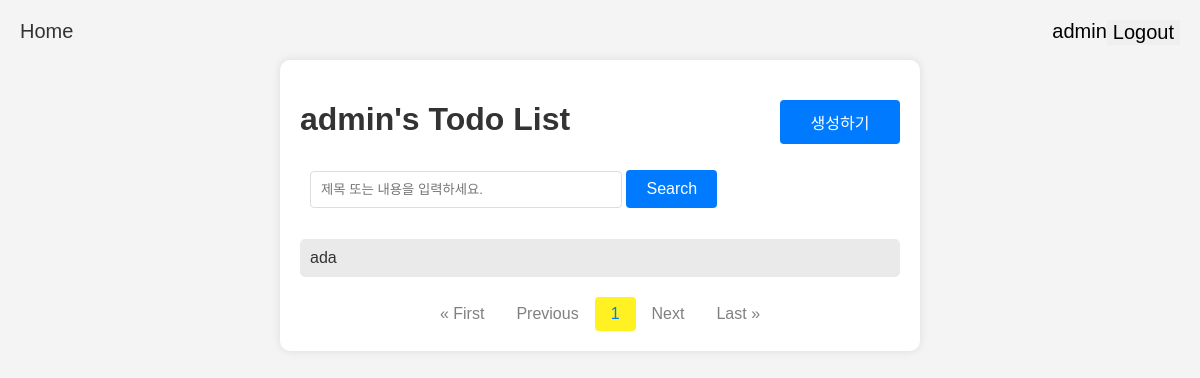
Page /todo/ (signed in) on the earlier database version.
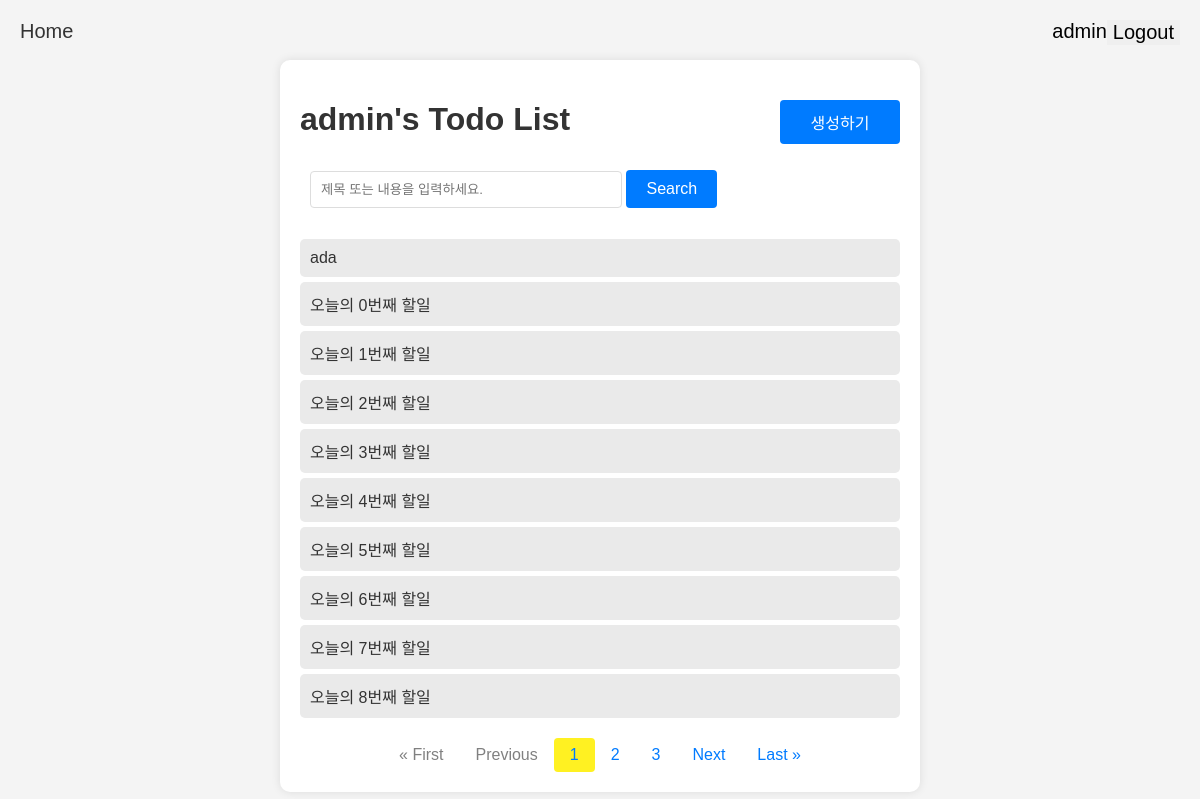
Same page on the later database version.
### todo/models.py (models this page shows, shortened)
class Todo(models.Model):
    user = models.ForeignKey(User, on_delete=models.CASCADE)
    title = models.CharField(max_length=50)
    description = models.TextField()
    start_date = models.DateField()
    end_date = models.DateField()
    is_completed = models.BooleanField(default=False)
    created_at = models.DateTimeField(auto_now=True)
    updated_at = models.DateTimeField(auto_now_add=True)

### todo/views.py (the view)
# urls.py: path('todo/', todo_list, name="todo_list"),
@login_required()
def todo_list(request):
    todo_list = Todo.objects.filter(user=request.user).order_by('created_at')
    q = request.GET.get('q')
    if q:
        todo_list = todo_list.filter(Q(title__icontains=q) | Q(description__icontains=q))
    paginator = Paginator(todo_list,10)
    page_number = request.GET.get('page')
    page_obj = paginator.get_page(page_number)
    context = {
        'page_obj': page_obj,
    }
    return render(request, 'todo/todo_list.html', context)

### templates/todo/todo_list.html (shortened to what this page needs)
{% extends 'todo/base.html' %}
{% block content %}
<div class="container" style="margin-top: 15px">
    {% if request.user.is_authenticated %}
    <div style="display: flex; justify-content: space-between">
        <h1>{{ request.user.username }}'s Todo List</h1>
        <button class="create-button" onclick="location.href='{% url 'todo_create' %}'">생성하기</button>
    </div>
    <form method="GET" style="margin: 10px">
        <input type="text" placeholder="제목 또는 내용을 입력하세요." name="q" value="{% if request.GET.q %}{{ request.GET.q }}{% endif %}">
        <button class="search-button">Search</button>
    </form>
    <ul>
        {% for todo in page_obj.object_list %}
            <li><a href="{% url 'todo_info' todo.id %}">{{ todo.title }}</a></li>
        {% endfor %}
    </ul>
    <div class="pagination">
        {% if page_obj.has_previous %}
            <a href="?page=1">&laquo; First</a>
            <a href="?page={{ page_obj.previous_page_number }}">Previous</a>
        {% else %}
            <p>&laquo; First</p>
            <p>Previous</p>
        {% endif %}
        {% for num in page_obj.paginator.page_range %}
            {% if num > page_obj.number|add:-3 and num < page_obj.number|add:3 %}
                {% if num == page_obj.number %}
                    <span class="active" style="border-radius: 4px; background-color: #fff122">{{ num }}</span>
                {% else %}
                    <a href="?page={{ num }}">{{ num }}</a>
                {% endif %}
            {% endif %}
        {% endfor %}
        {% if page_obj.has_next %}
            <a href="?page={{ page_obj.next_page_number }}">Next</a>
            <a href="?page={{ page_obj.paginator.num_pages }}">Last &raquo;</a>
        {% else %}
            <p>Next</p>
            <p>Last &raquo;</p>
        {% endif %}
    </div>
    {% endif %}
</div>
{% endblock %}

### templates/todo/base.html (shortened to what this page needs)
<!DOCTYPE html>
<html lang="en">
<head>
</head>
<body>
    <nav style="display: flex; justify-content: space-between">
        <div>
            <a style="font-size: 20px" href={% url 'todo_list' %}>Home</a>
        </div>
        {% if request.user.is_authenticated %}
            <div style="text-align: right; font-size: 20px; display: flex; justify-content: space-between">
                {{ request.user.username }}
                <form action="{% url 'logout' %}" method="POST">
                    <button style="border: 0; font-size: 20px; cursor: pointer">Logout</button>
                </form>
            </div>
        {% else %}
            <div style="display: flex; justify-content: right; font-size: 20px;">
                <a href="{% url 'signup' %}" style="margin-right: 10px">SignUp</a>
                <a href="{% url 'login' %}">Login</a>
            </div>
        {% endif %}
    </nav>
    {% block content %}{% endblock %}
</body>
</html>

### templates/todo/todo_list.html (style rules this page uses)
body { font-family: Arial, sans-serif; background-color: #f4f4f4; margin: 0; padding: 20px; }
.container { max-width: 600px; margin: auto; background: #fff; padding: 20px; border-radius: 10px; box-shadow: 0 0 10px rgba(0, 0, 0, 0.1); }
h1 { text-align: center; color: #333; }
ul { list-style-type: none; padding: 0; }
li { padding: 10px; margin: 5px 0; background: #eaeaea; border-radius: 5px; transition: background 0.3s; }
a { text-decoration: none; color: #333; }
.create-button { background-color: #007bff; color: white; border: none; margin-top: 20px; padding: 10px 20px; border-radius: 4px; cursor: pointer; width: 20%; height: 20%; font-size: 16px; }
.pagination { display: flex; justify-content: center; margin-top: 20px; }
.pagination a, .pagination span { color: #007bff; padding: 8px 16px; text-decoration: none; transition: background-color .3s; }
.pagination p { color: gray; padding: 8px 16px; text-decoration: none; transition: background-color .3s; margin: 0; }
input[type="text"] { width: 50%; padding: 10px; border: 1px solid #ddd; border-radius: 4px; margin-bottom: 15px; }
.search-button { background-color: #007bff; color: white; border: none; padding: 10px 20px; border-radius: 4px; cursor: pointer; font-size: 16px; }

Differences in the rows shown:
added Todo: title "오늘의 0번째 할일"
added Todo: title "오늘의 1번째 할일"
added Todo: title "오늘의 2번째 할일"
added Todo: title "오늘의 3번째 할일"
added Todo: title "오늘의 4번째 할일"
added Todo: title "오늘의 5번째 할일"
added Todo: title "오늘의 6번째 할일"
added Todo: title "오늘의 7번째 할일"
added Todo: title "오늘의 8번째 할일"
Other differences:
new list line: "2"
new list line: "3"
